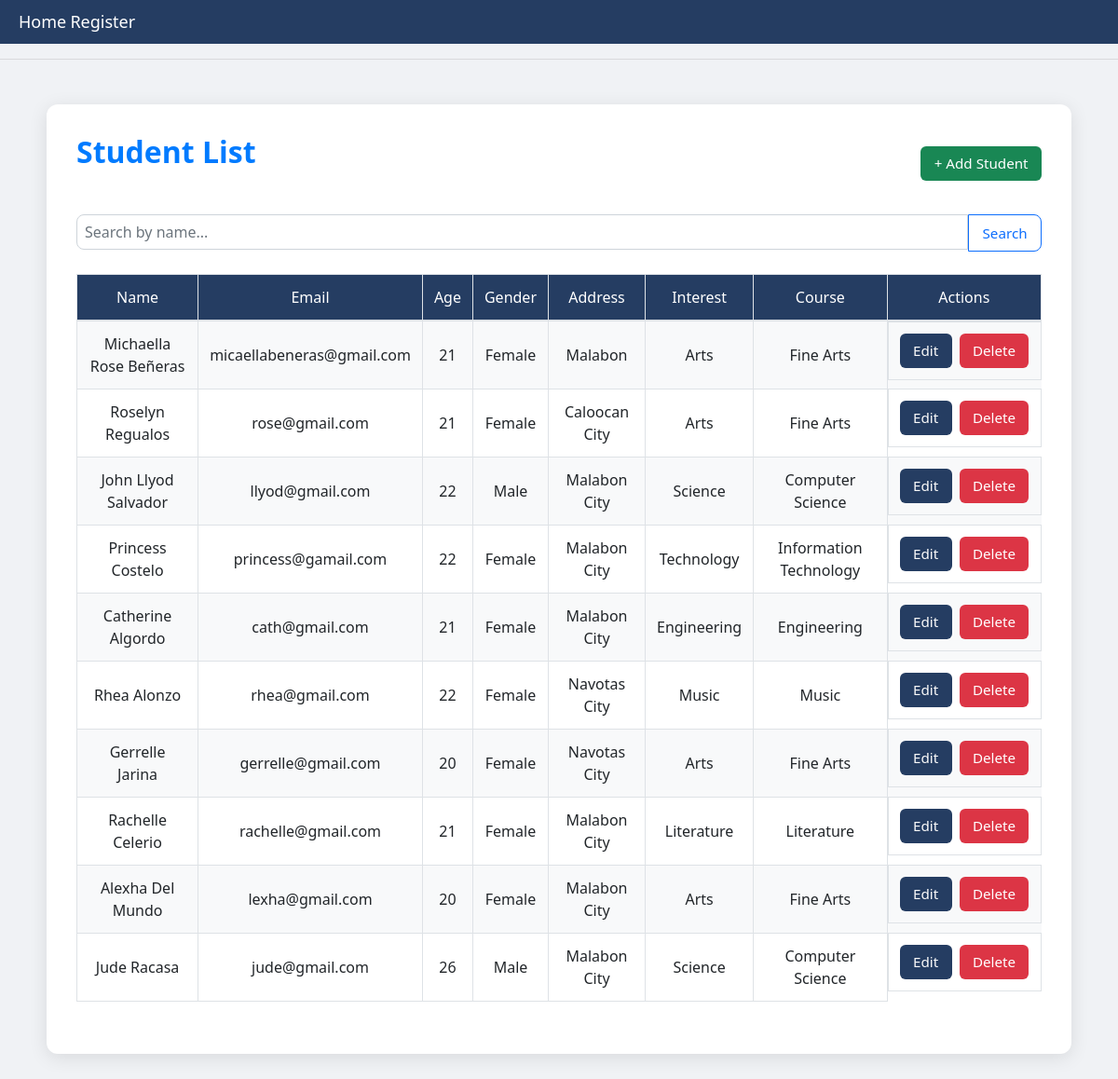
/students/, run on an earlier commit of the app's database.
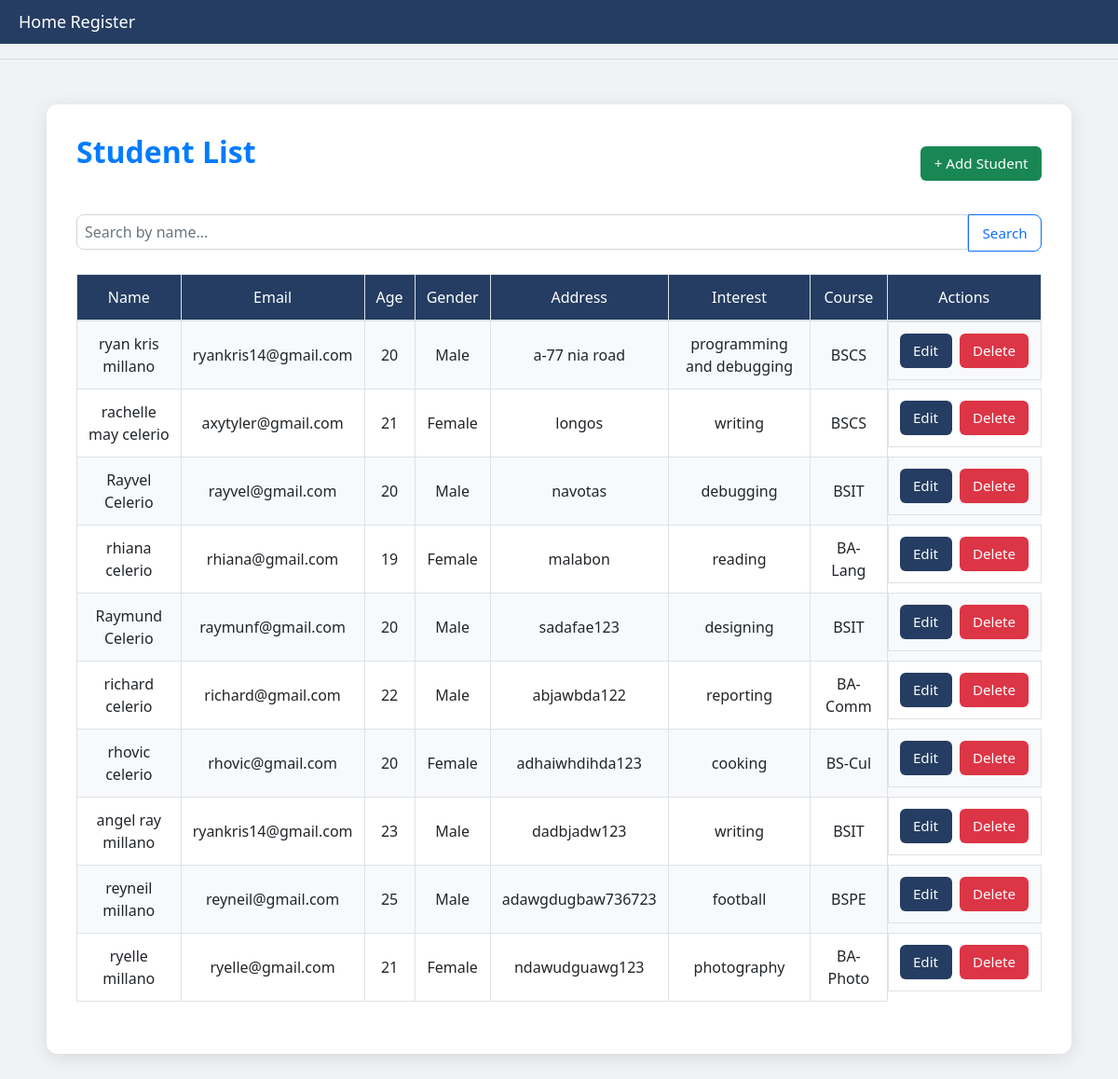
And on a later commit of the database.
### student_app/models.py (models this page shows, shortened)
class Student(models.Model):
    MALE = 1
    FEMALE = 2
    OTHER = 3
    GENDER_CHOICES = [
        (MALE, 'Male'),
        (FEMALE, 'Female'),
        (OTHER, 'Other'),
    ]
    first_name = models.CharField(max_length=50)
    last_name = models.CharField(max_length=50)
    address = models.TextField(default='Not Provided')
    email = models.EmailField()
    gender = models.IntegerField(choices=GENDER_CHOICES, default=OTHER)
    age = models.IntegerField()
    interest = models.TextField()
    course = models.CharField(max_length=100, default='BSCS')

### student_app/views.py (the view, shortened to what this page needs)
# urls.py: path('', student_list, name='student_list'),
def student_list(request):
    query = request.GET.get('q', '')
    students = Student.objects.all()
    paginator = Paginator(students, 10)
    page_number = request.GET.get('page')
    page_obj = paginator.get_page(page_number)
    context = {
        'page_obj': page_obj,
        'query': query
    }
    return render(request, 'student_app/student_list.html', context)

### student_app/templates/student_app/student_list.html (shortened to what this page needs)
{% extends "student_app/base.html" %}
{% block content %}
<div class="container mt-5">
    <div class="d-flex justify-content-between align-items-center mb-4">
        <h2 class="text-primary">Student List</h2>
        <a href="{% url 'student_create' %}" class="btn btn-success">+ Add Student</a>
    </div>
    <form method="get" class="mb-4">
        <div class="input-group">
            <input type="text" name="q" class="form-control" placeholder="Search by name..." value="{{ query }}">
            <button class="btn btn-outline-primary" type="submit">Search</button>
        </div>
    </form>
    <div class="table-responsive">
        <table class="table table-bordered table-hover table-striped">
            <thead>
                <tr>
                    <th>Name</th>
                    <th>Email</th>
                    <th>Age</th>
                    <th>Gender</th>
                    <th>Address</th>
                    <th>Interest</th>
                    <th>Course</th>
                    <th>Actions</th>
                </tr>
            </thead>
            <tbody>
                {% for student in page_obj %}
                <tr>
                    <td>{{ student.first_name }} {{ student.last_name }}</td>
                    <td>{{ student.email }}</td>
                    <td>{{ student.age }}</td>
                    <td>{{ student.get_gender_display }}</td>
                    <td>{{ student.address }}</td>
                    <td>{{ student.interest }}</td>
                    <td>{{ student.course }}</td>
                    <td class="d-flex gap-2">
                        <a href="{% url 'student_update' student.pk %}" class="btn btn-sm btn-warning">Edit</a>
                        <a href="{% url 'student_delete' student.pk %}" class="btn btn-sm btn-danger">Delete</a>
                    </td>
                </tr>
                {% empty %}
                <tr>
                    <td colspan="8" class="text-center">No students found.</td>
                </tr>
                {% endfor %}
            </tbody>
        </table>
    </div>
</div>
{% endblock %}

What changed in the data, as far as the page shows it:
removed Student: first_name "Michaella Rose", last_name "Beñeras", email "micaellabeneras@gmail.com", age "21", gender "Female", address "Malabon", interest "Arts", course "Fine Arts"
removed Student: first_name "Roselyn", last_name "Regualos", email "rose@gmail.com", age "21", gender "Female", address "Caloocan City", interest "Arts", course "Fine Arts"
removed Student: first_name "John Llyod", last_name "Salvador", email "llyod@gmail.com", age "22", gender "Male", address "Malabon City", interest "Science", course "Computer Science"
removed Student: first_name "Princess", last_name "Costelo", email "princess@gamail.com", age "22", gender "Female", address "Malabon City", interest "Technology", course "Information Technology"
removed Student: first_name "Catherine", last_name "Algordo", email "cath@gmail.com", age "21", gender "Female", address "Malabon City", interest "Engineering", course "Engineering"
removed Student: first_name "Rhea", last_name "Alonzo", email "rhea@gmail.com", age "22", gender "Female", address "Navotas City", interest "Music", course "Music"
removed Student: first_name "Gerrelle", last_name "Jarina", email "gerrelle@gmail.com", age "20", gender "Female", address "Navotas City", interest "Arts", course "Fine Arts"
removed Student: first_name "Rachelle", last_name "Celerio", email "rachelle@gmail.com", age "21", gender "Female", address "Malabon City", interest "Literature", course "Literature"
removed Student: first_name "Alexha", last_name "Del Mundo", email "lexha@gmail.com", age "20", gender "Female", address "Malabon City", interest "Arts", course "Fine Arts"
removed Student: first_name "Jude", last_name "Racasa", email "jude@gmail.com", age "26", gender "Male", address "Malabon City", interest "Science", course "Computer Science"
added Student: first_name "ryan kris", last_name "millano", email "ryankris14@gmail.com", age "20", gender "Male", address "a-77 nia road", interest "programming and debugging", course "BSCS"
added Student: first_name "rachelle may", last_name "celerio", email "axytyler@gmail.com", age "21", gender "Female", address "longos", interest "writing", course "BSCS"
added Student: first_name "Rayvel", last_name "Celerio", email "rayvel@gmail.com", age "20", gender "Male", address "navotas", interest "debugging", course "BSIT"
added Student: first_name "rhiana", last_name "celerio", email "rhiana@gmail.com", age "19", gender "Female", address "malabon", interest "reading", course "BA-Lang"
added Student: first_name "Raymund", last_name "Celerio", email "raymunf@gmail.com", age "20", gender "Male", address "sadafae123", interest "designing", course "BSIT"
added Student: first_name "richard", last_name "celerio", email "richard@gmail.com", age "22", gender "Male", address "abjawbda122", interest "reporting", course "BA-Comm"
added Student: first_name "rhovic", last_name "celerio", email "rhovic@gmail.com", age "20", gender "Female", address "adhaiwhdihda123", interest "cooking", course "BS-Cul"
added Student: first_name "angel ray", last_name "millano", email "ryankris14@gmail.com", age "23", gender "Male", address "dadbjadw123", interest "writing", course "BSIT"
added Student: first_name "reyneil", last_name "millano", email "reyneil@gmail.com", age "25", gender "Male", address "adawgdugbaw736723", interest "football", course "BSPE"
added Student: first_name "ryelle", last_name "millano", email "ryelle@gmail.com", age "21", gender "Female", address "ndawudguawg123", interest "photography", course "BA-Photo"
